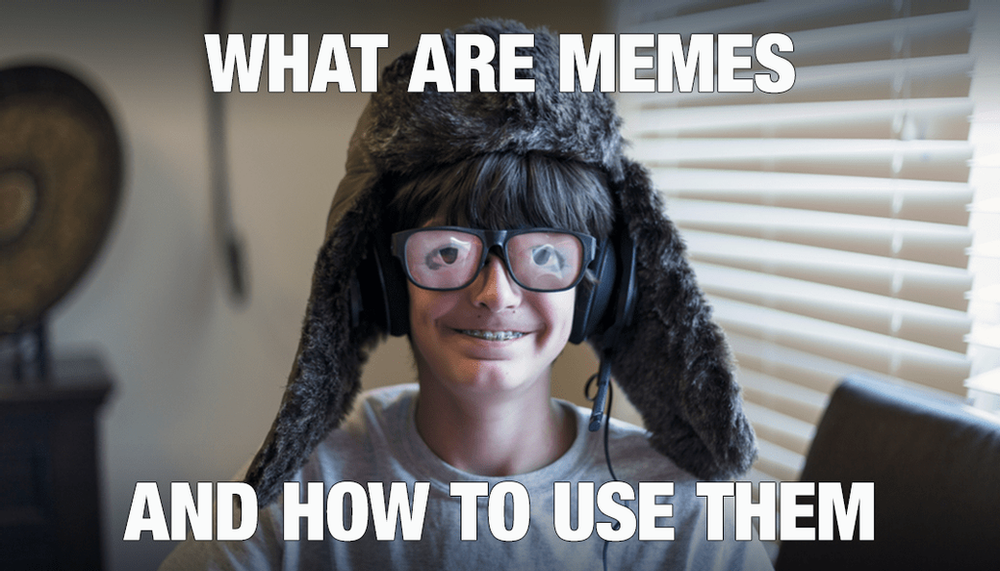
#> input picture OCR/test_images/meme-3.png, 1000 x 571 px
$ jupyter execute --allow-errors OCR3.ipynb
#> lines starting #> are read from the running program, lines starting #| are printed output that depends on the picture; after the words box and inside, x2 and y2 are one past the last pixel; in counts of white or black regions, pixels touching at a corner belong together
[cell 1]
import cv2
import numpy as np
import pytesseract
from pytesseract import Output
from matplotlib import pyplot as plt
import string

img_path = 'test_images/meme-3.png'
img = cv2.imread(img_path)
#> img is the input picture: shape (571, 1000, 3); mean B, G, R 116.4, 115.9, 116.4
plt.imshow(cv2.cvtColor(img, cv2.COLOR_BGR2RGB))
plt.axis('off')
plt.title('Original Image')
plt.show()

[cell 2]
def get_grayscale(image):
    return cv2.cvtColor(image, cv2.COLOR_BGR2GRAY)
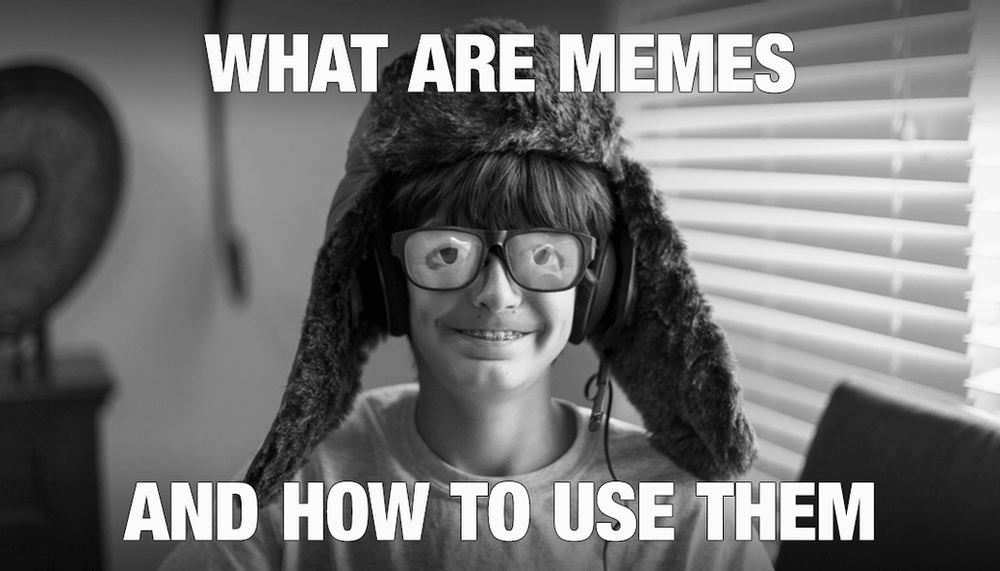
#> returned value: shape (571, 1000); min 0, max 255, mean 116.1
# Grayscale, Gaussian blur, Otsu's threshold
gray = get_grayscale(img)
gray = ((gray/255)**20 * 255).astype(np.uint8)
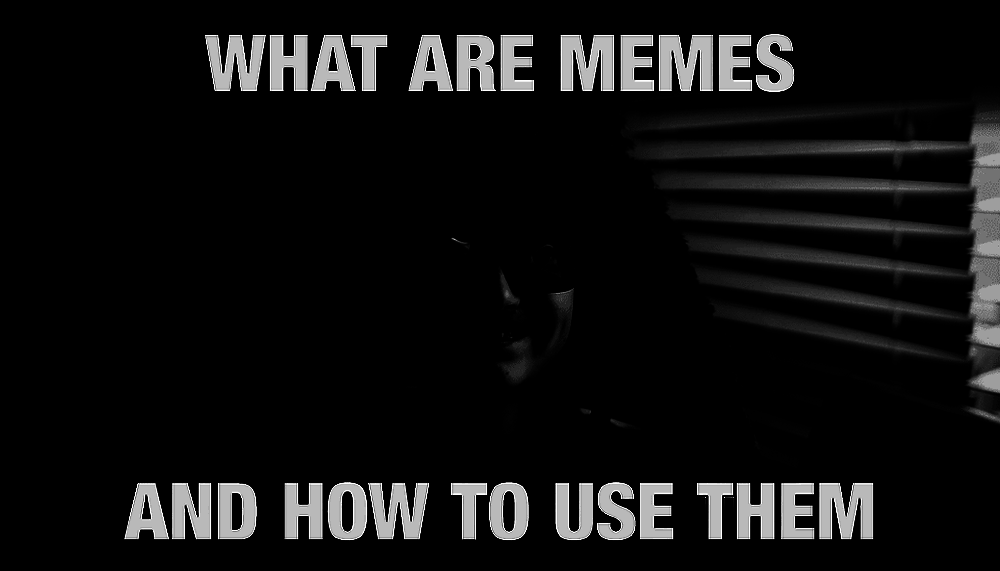
#> gray: shape (571, 1000); min 0, max 255, mean 17.6
plt.imshow(gray)
plt.show()
blur = cv2.GaussianBlur(gray, (3,3), 0)
thresh = cv2.threshold(blur, 0, 255, cv2.THRESH_BINARY_INV + cv2.THRESH_OTSU)[1]
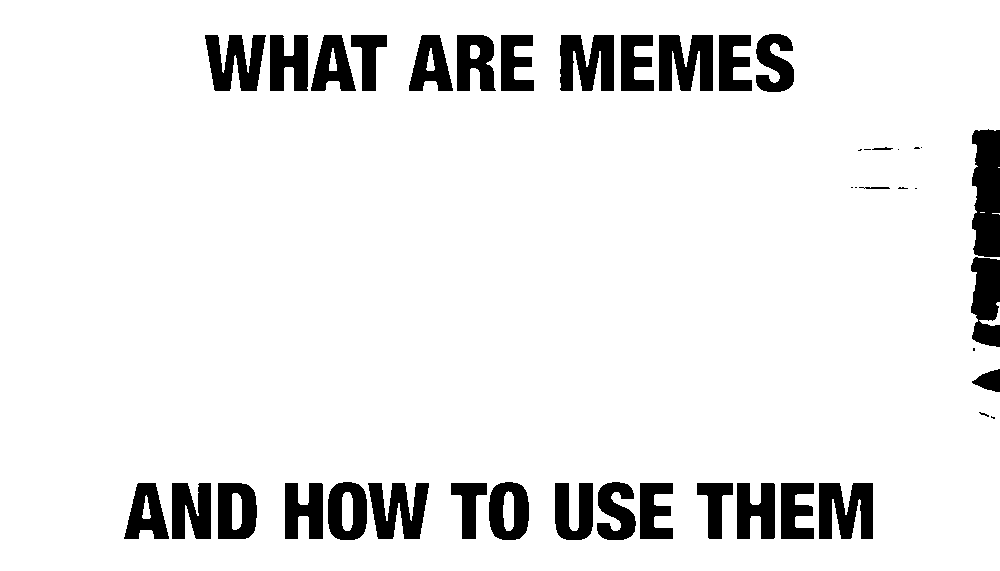
#> thresh: shape (571, 1000); 91.3% white; 44 black regions (12 under 20 px), largest, box (x1, y1, x2, y2) and area: (972, 129, 1000, 257) 3191, (659, 35, 713, 91) 2376, (819, 483, 873, 539) 2347

def helper(gray):
    gray = ((gray/255)**20 * 255).astype(np.uint8)
    plt.imshow(gray)
    plt.show()
    blur = cv2.GaussianBlur(gray, (3,3), 0)
    thresh = cv2.threshold(blur, 0, 255, cv2.THRESH_BINARY_INV + cv2.THRESH_OTSU)[1]
    kernel = cv2.getStructuringElement(cv2.MORPH_RECT, (3,3))
    opening = cv2.morphologyEx(thresh, cv2.MORPH_OPEN, kernel, iterations=1)
#> opening: shape (571, 1000); 91.2% white; 37 black regions (5 under 20 px), largest, box (x1, y1, x2, y2) and area: (971, 129, 1000, 347) 5381, (659, 35, 713, 91) 2402, (819, 483, 873, 539) 2364
    invert = 255 - opening
    plt.imshow(cv2.cvtColor(thresh, cv2.COLOR_BGR2RGB))
    plt.show()
    data = pytesseract.image_to_string(thresh, lang='eng', config='--psm 6')
    print(data, "\n=======")
    allowed = string.ascii_uppercase+string.ascii_lowercase + " ?"
    lines = data.split("\n")
    res = []
    for line in lines:
        t = []
        correct = 0
        for i in line:
            if i in allowed:
                t.append(i)
                correct+=1
            elif i in "1234567890":
                t.append(i)
            elif len(t) > 0 and t[-1] != " ":
                t.append(" ")
        if correct > len(line)*3/5 and correct > 2:
            res.append("".join(t))
    data = "\n".join(res)
    print(data)
    return data

def process(image):
    gray = get_grayscale(img)
    a = helper(gray)
    return a
    #b = helper(255-gray)
    #return a if len(a) > len(b) else b
print(process(img))
#> (the call stopped at in helper, `data = pytesseract.image_to_string(thresh, lang='eng', config='--psm 6')`: pytesseract is not available in this run)

$ run again, with OCR/test_images/meme-1.png copied over OCR/test_images/meme-3.png
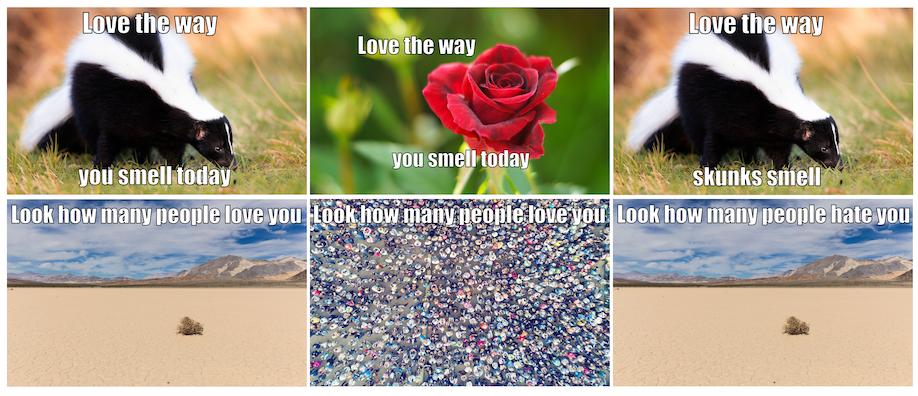
#> input picture OCR/test_images/meme-1.png, 918 x 396 px
#> img is the input picture: shape (396, 918, 3); mean B, G, R 133.1, 152.3, 162.7
#> `thresh = cv2.threshold(blur, 0, 255, cv2.THRESH_BINARY_INV + cv2.THRES..`:
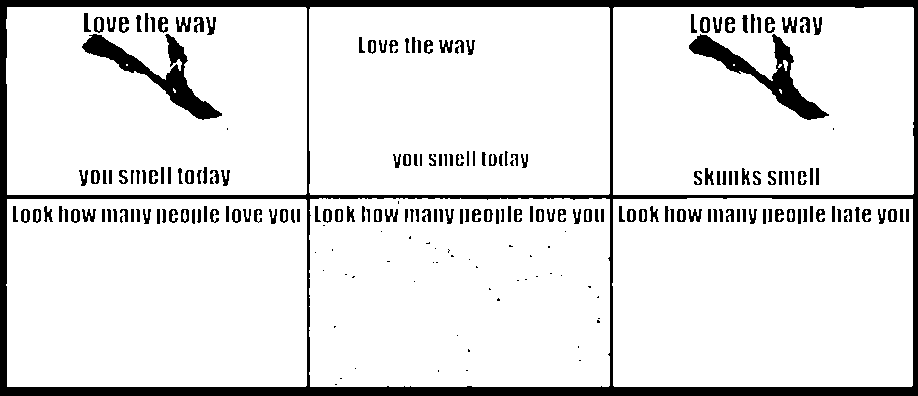
#> thresh: shape (396, 918); 88.7% white; 235 black regions (53 under 20 px), largest, box (x1, y1, x2, y2) and area: (0, 0, 918, 396) 24599, (82, 34, 222, 120) 2858, (689, 34, 829, 120) 2847
#> in helper, `opening = cv2.morphologyEx(thresh, cv2.MORPH_OPEN, kernel, iterations=1)`:
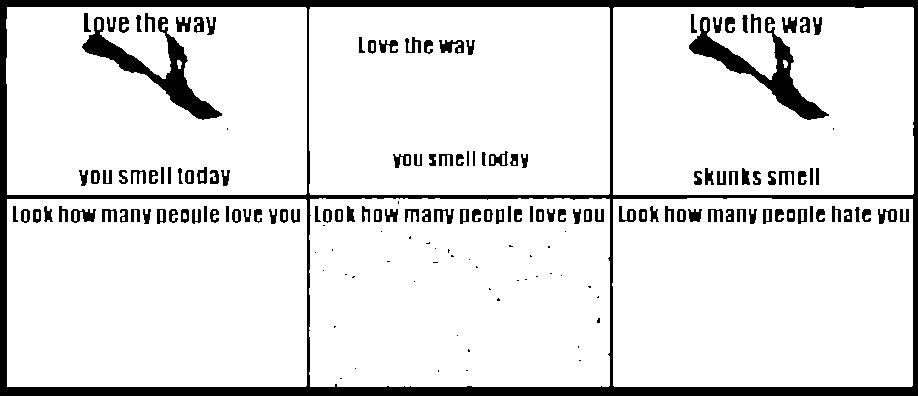
#> opening: shape (396, 918); 88.5% white; 172 black regions (43 under 20 px), largest, box (x1, y1, x2, y2) and area: (0, 0, 918, 396) 24628, (82, 17, 222, 120) 3131, (689, 17, 829, 120) 3107
